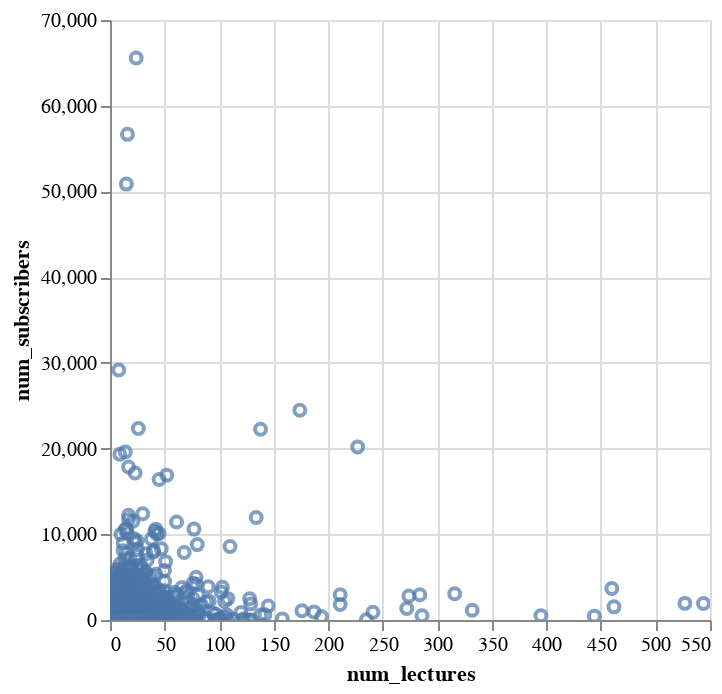

Write notebook code for a chart like this one.
### Code cell
alt.Chart(udemyDS).mark_point().encode(x='num_lectures', y='num_subscribers',tooltip=['course_id','num_lectures','num_subscribers']).interactive()

### Figure 1 — Vega-Lite specification as saved in the notebook (floating-point values rounded to 4 significant figures; data arrays with more than 128 entries replaced by an {"elided": "..."} marker saying what was removed)
{"data": {"name": "data-bbec9878f74bd42d08bab4fff5dae9fa"}, "mark": "point", "encoding": {"tooltip": [{"field": "course_id", "type": "quantitative"}, {"field": "num_lectures", "type": "quantitative"}, {"field": "num_subscribers", "type": "quantitative"}], "x": {"field": "num_lectures", "type": "quantitative"}, "y": {"field": "num_subscribers", "type": "quantitative"}}, "selection": {"selector001": {"type": "interval", "bind": "scales", "encodings": ["x", "y"]}}, "$schema": "https://vega.github.io/schema/vega-lite/v4.17.0.json", "datasets": {"data-bbec9878f74bd42d08bab4fff5dae9fa": {"elided": "1191 records"}}}
